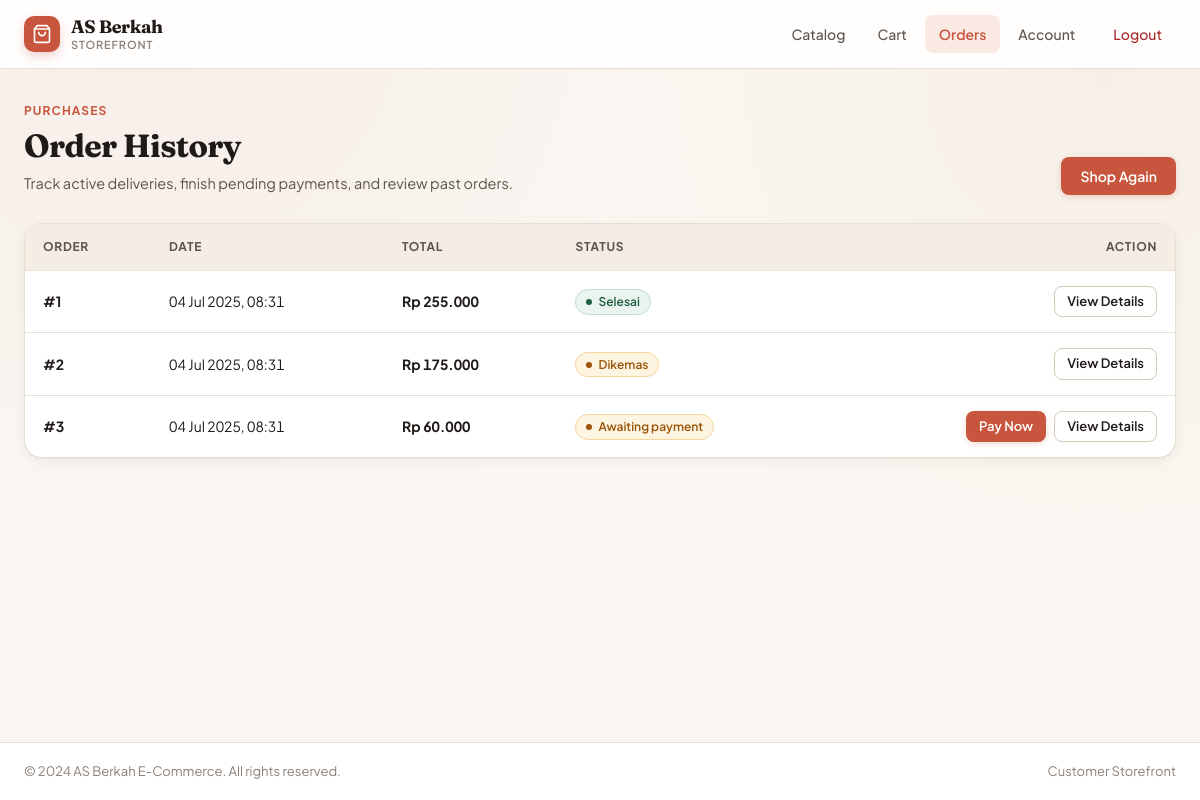
The page /order-history.php (signed in) on the database its author committed.
### tables this page shows
CREATE TABLE orders (
    id INT AUTO_INCREMENT PRIMARY KEY,
    user_id INT NOT NULL,
    total_amount DECIMAL(10, 2) NOT NULL,
    address TEXT NOT NULL,
    payment_code BIGINT,
    payment_method ENUM('bank_transfer', 'credit_card', 'cash_on_delivery') NOT NULL,
    status ENUM('Pending', 'awaiting payment', 'paid', 'Dikonfirmasi', 'Dikemas', 'Siap Dikirim', 'Dikirim', 'Sampai Tujuan', 'Selesai') DEFAULT 'pending',
    created_at TIMESTAMP DEFAULT CURRENT_TIMESTAMP,
    FOREIGN KEY (user_id) REFERENCES users(id) ON DELETE CASCADE
);

### includes/bootstrap.php (called while the page is built, shortened)
<?php
function e($value): string {
    return htmlspecialchars((string)$value, ENT_QUOTES, 'UTF-8');
}
function format_idr($amount): string {
    return 'Rp ' . number_format((float)$amount, 0, ',', '.');
}
function status_badge_class(string $status): string {
    $s = strtolower(trim($status));
    if ($s === 'selesai' || $s === 'paid') return 'badge-success';
    if ($s === 'pending' || $s === 'awaiting payment' || $s === 'dikemas') return 'badge-warning';
    return 'badge-neutral';
}

### order-history.php (the view, shortened to what this page needs)
<?php
require_once __DIR__ . '/includes/bootstrap.php';
$conn = db();
$user_id = intval($_SESSION['user_id']);
$stmt = $conn->prepare("SELECT * FROM orders WHERE user_id = ? ORDER BY created_at DESC");
$stmt->bind_param("i", $user_id);
$stmt->execute();
$orders_result = $stmt->get_result();
?>
<!DOCTYPE html>
<html lang="en">
<head>
    <link rel="stylesheet" href="assets/css/style.css">
</head>
<body>
    <header class="site-header">
        <div class="header-inner">
            <a href="customer_dashboard.php" class="brand-link">
                <span class="brand-mark" aria-hidden="true">
                    <svg width="20" height="20" viewBox="0 0 24 24" fill="none" stroke="currentColor" stroke-width="2" stroke-linecap="round" stroke-linejoin="round">
                        <path d="M6 2L3 6v14a2 2 0 0 0 2 2h14a2 2 0 0 0 2-2V6l-3-4z"></path>
                        <line x1="3" y1="6" x2="21" y2="6"></line>
                        <path d="M16 10a4 4 0 0 1-8 0"></path>
                    </svg>
                </span>
                <span class="brand-text">
                    <span class="brand-name">AS Berkah</span>
                    <span class="brand-sub">Storefront</span>
                </span>
            </a>
            <nav class="nav-links" data-nav-links aria-label="Customer navigation">
                <a href="customer_dashboard.php">Catalog</a>
                <a href="shopping-cart.php">
                    Cart
                </a>
                <a href="order-history.php" class="active">Orders</a>
                <a href="account.php">Account</a>
                <a href="logout.php" class="nav-logout">Logout</a>
            </nav>
        </div>
    </header>
    <main class="page-main">
        <div class="page-header">
            <div>
                <div class="page-eyebrow">Purchases</div>
                <h1 class="page-title">Order History</h1>
                <p class="page-subtitle">Track active deliveries, finish pending payments, and review past orders.</p>
            </div>
            <a href="customer_dashboard.php" class="btn btn-primary">Shop Again</a>
        </div>
        <section class="surface-card">
            <?php if ($orders_result->num_rows > 0): ?>
                <div class="table-wrap">
                    <table class="data-table">
                        <thead>
                            <tr>
                                <th>Order</th>
                                <th>Date</th>
                                <th>Total</th>
                                <th>Status</th>
                                <th class="text-right">Action</th>
                            </tr>
                        </thead>
                        <tbody>
                            <?php while ($order = $orders_result->fetch_assoc()): ?>
                                <tr>
                                    <td><strong>#<?php echo intval($order['id']); ?></strong></td>
                                    <td class="tabular-nums"><?php echo date("d M Y, H:i", strtotime($order['created_at'])); ?></td>
                                    <td class="tabular-nums"><strong><?php echo format_idr($order['total_amount']); ?></strong></td>
                                    <td>
                                        <span class="badge-pill <?php echo status_badge_class($order['status']); ?>">
                                            <?php echo e(ucfirst($order['status'])); ?>
                                        </span>
                                    </td>
                                    <td class="text-right">
                                        <div class="action-group" style="justify-content:flex-end;">
                                            <?php if (strtolower($order['status']) === 'awaiting payment'): ?>
                                                <a href="payment.php?order_id=<?php echo intval($order['id']); ?>" class="btn btn-primary btn-sm">Pay Now</a>
                                            <?php endif; ?>
                                            <a href="order-details.php?order_id=<?php echo intval($order['id']); ?>" class="btn btn-secondary btn-sm">View Details</a>
                                        </div>
                                    </td>
                                </tr>
                            <?php endwhile; ?>
                        </tbody>
                    </table>
                </div>
            <?php endif; ?>
        </section>
    </main>
    <footer class="site-footer">
        <div class="footer-inner">
            <span>&copy; 2024 AS Berkah E-Commerce. All rights reserved.</span>
            <span>Customer Storefront</span>
        </div>
    </footer>
</body>
</html>

### rows shown on the page
orders: id "1", created_at "04 Jul 2025, 08:31", total_amount "Rp 255.000", status "Selesai"
orders: id "2", created_at "04 Jul 2025, 08:31", total_amount "Rp 175.000", status "Dikemas"
orders: id "3", created_at "04 Jul 2025, 08:31", total_amount "Rp 60.000", status "Awaiting payment"
